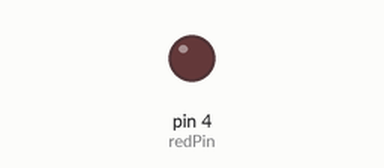
This sketch was run on a simulated Arduino Uno, built with avr-gcc and run on an emulated ATmega328P. On the bench: output pins drawn as LEDs (lit = HIGH).

Above: at 0.7 s.
At 5.32 s:
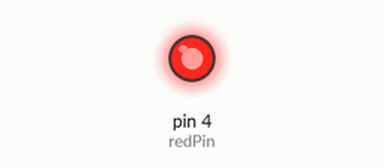
Timing chart, 0 to 5.6 s (numbered marks = the images above):
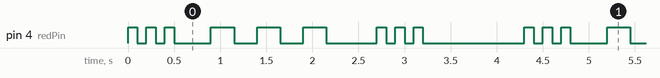

The sketch:

04-Understanding-Arduino-Variables.ino
```cpp
int redPin = 4;
int dot = 100;
int dash = 250;
int longDelay = 1000;

void setup() {
  // put your setup code here, to run once:
  pinMode(redPin, OUTPUT);
}

void loop() {
  // put your main code here, to run repeatedly:
  for(int i = 0; i < 3; i++) { // Morse code for S: . . .
    digitalWrite(redPin, HIGH);
    delay(dot);
    digitalWrite(redPin, LOW);
    delay(dot);
  }
  delay(300);
  for(int i = 0; i < 3; i++) { // Morse code for O: - - -
    digitalWrite(redPin, HIGH);
    delay(dash);
    digitalWrite(redPin, LOW);
    delay(dash);
  }
  delay(300);
  for(int i = 0; i < 3; i++) { // Morse code for S: . . .
    digitalWrite(redPin, HIGH);
    delay(dot);
    digitalWrite(redPin, LOW);
    delay(dot);
  }
  delay(longDelay);
}
```

Measured:
- by itself, pin 4 (redPin): repeats every 4.3 s: 2 × (LOW 0.10 s, HIGH 0.10 s), LOW 0.40 s, 2 × (HIGH 0.25 s, LOW 0.25 s), HIGH 0.25 s, LOW 0.55 s, 2 × (HIGH 0.10 s, LOW 0.10 s), HIGH 0.10 s, LOW 1.1 s, HIGH 0.10 s
- by itself, everything shown: repeats every 4.3 s, in 18 steps
